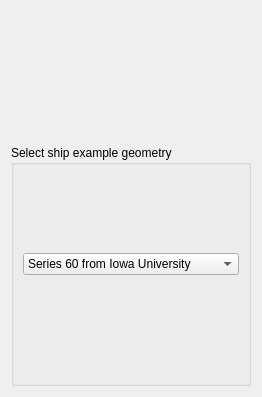
<?xml version="1.0" encoding="UTF-8"?>
<ui version="4.0">
 <class>LoadExampleTaskPanel</class>
 <widget class="QWidget" name="LoadExampleTaskPanel">
  <property name="geometry">
   <rect>
    <x>0</x>
    <y>0</y>
    <width>260</width>
    <height>397</height>
   </rect>
  </property>
  <property name="windowTitle">
   <string>Load example ship</string>
  </property>
  <layout class="QGridLayout" name="gridLayout">
   <item row="0" column="0">
    <layout class="QVBoxLayout" name="verticalLayout">
     <item>
      <layout class="QHBoxLayout" name="horizontalLayout_8">
       <item>
        <widget class="QLabel" name="MainLogo">
         <property name="minimumSize">
          <size>
           <width>128</width>
           <height>128</height>
          </size>
         </property>
         <property name="maximumSize">
          <size>
           <width>128</width>
           <height>128</height>
          </size>
         </property>
         <property name="text">
          <string/>
         </property>
         <property name="pixmap">
          <pixmap>../Icons/Ico.xpm</pixmap>
         </property>
         <property name="scaledContents">
          <bool>true</bool>
         </property>
         <property name="alignment">
          <set>Qt::AlignHCenter|Qt::AlignTop</set>
         </property>
        </widget>
       </item>
      </layout>
     </item>
     <item>
      <widget class="QGroupBox" name="ShipSelectionBox">
       <property name="minimumSize">
        <size>
         <width>240</width>
         <height>80</height>
        </size>
       </property>
       <property name="layoutDirection">
        <enum>Qt::LeftToRight</enum>
       </property>
       <property name="title">
        <string>Select ship example geometry</string>
       </property>
       <layout class="QVBoxLayout" name="verticalLayout_2">
        <item>
         <layout class="QVBoxLayout" name="verticalLayout_5">
          <item>
           <widget class="QComboBox" name="Ship">
            <item>
             <property name="text">
              <string>Series 60 from Iowa University</string>
             </property>
            </item>
            <item>
             <property name="text">
              <string>Wigley canonical ship</string>
             </property>
            </item>
            <item>
             <property name="text">
              <string>Series 60 (Katamaran)</string>
             </property>
            </item>
            <item>
             <property name="text">
              <string>Wigley (Katamaran)</string>
             </property>
            </item>
           </widget>
          </item>
          <item>
           <spacer name="verticalSpacer">
            <property name="orientation">
             <enum>Qt::Vertical</enum>
            </property>
            <property name="sizeType">
             <enum>QSizePolicy::Fixed</enum>
            </property>
            <property name="sizeHint" stdset="0">
             <size>
              <width>20</width>
              <height>20</height>
             </size>
            </property>
           </spacer>
          </item>
         </layout>
        </item>
       </layout>
      </widget>
     </item>
    </layout>
   </item>
  </layout>
 </widget>
 <resources/>
 <connections/>
</ui>
